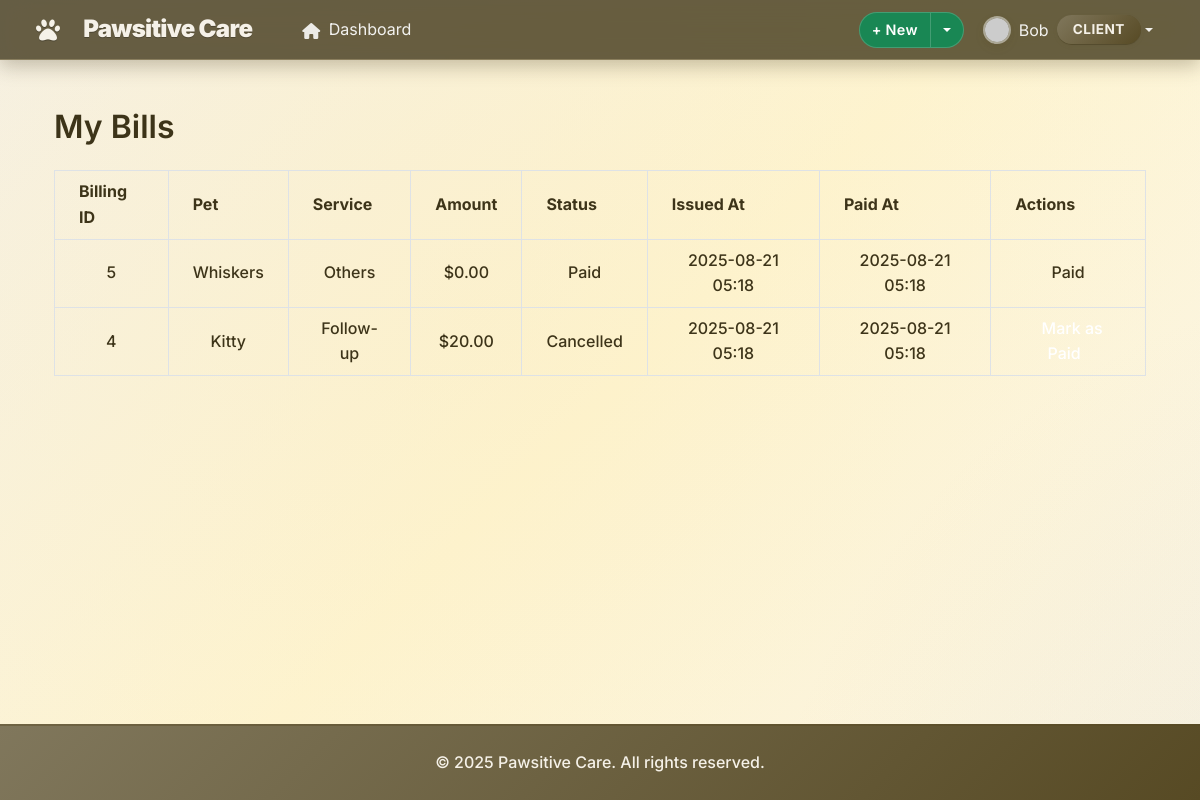
Page /billing/ (signed in) on the committed database.
### accounts/models.py (models this page shows, shortened)
class CustomUser(AbstractUser):
    ROLE_CHOICES = [
        ('admin', 'Admin'),
        ('vet', 'Veterinarian'),
        ('staff', 'Staff'),
        ('client', 'Client'),
    ]
    phone = models.CharField(max_length=20, blank=False)
    address = models.TextField(blank=False)
    role = models.CharField(max_length=10, choices=ROLE_CHOICES, default='client')
    def is_admin(self):
        return self.role == 'admin'
    def is_vet(self):
        return self.role == 'vet'
    def is_staff_member(self):
        return self.role == 'staff'

### billing/models.py (models this page shows, shortened)
class Billing(models.Model):
    STATUS_CHOICES = [
        ("pending", "Pending"),
        ("paid", "Paid"),
        ("cancelled", "Cancelled"),
        ("refunded", "Refunded"),
    ]
    billing_id = models.AutoField(primary_key=True)
    appointment = models.OneToOneField(Appointment, on_delete=models.CASCADE, related_name='billing')
    pet = models.ForeignKey(Pet, on_delete=models.CASCADE, related_name='billings')
    owner = models.ForeignKey(settings.AUTH_USER_MODEL, on_delete=models.CASCADE, related_name='billings')
    service = models.ForeignKey(
        ServiceCost, on_delete=models.CASCADE, related_name='billings',
    )
    amount = models.DecimalField(max_digits=10, decimal_places=2, blank=True, null=True)
    status = models.CharField(max_length=20, choices=STATUS_CHOICES, default="pending")
    issued_at = models.DateTimeField(auto_now_add=True)
    paid_at = models.DateTimeField(null=True, blank=True)
    updated_at = models.DateTimeField(auto_now=True)
    class Meta:
        ordering = ['-issued_at']
        indexes = [
            models.Index(fields=['status']),
            models.Index(fields=['owner']),
            models.Index(fields=['pet']),
        ]

class ServiceCost(models.Model):
    SERVICE_CHOICES = [
        ('GENERAL', 'General Checkup'),
        ('VACCINATION', 'Vaccination'),
        ('SURGERY', 'Surgery'),
        ('ILLNESS', 'Illness / Injury'),
        ('FOLLOWUP', 'Follow-up'),
        ('OTHER', 'Others'),
    ]
    service_type = models.CharField(max_length=20, choices=SERVICE_CHOICES, unique=True)
    cost = models.DecimalField(max_digits=10, decimal_places=2)

### pets/models.py (models this page shows, shortened)
class Pet(models.Model):
    SPECIES_CHOICES = [
        ('DOG', 'Dog'),
        ('CAT', 'Cat'),
        ('BIRD', 'Bird'),
        ('RABBIT', 'Rabbit'),
        ('HAMSTER', 'Hamster'),
        ('GUINEA_PIG', 'Guinea Pig'),
        ('FISH', 'Fish'),
        ('TURTLE', 'Turtle'),
        ('SNAKE', 'Snake'),
        ('LIZARD', 'Lizard'),
        ('FERRET', 'Ferret'),
        ('HORSE', 'Horse'),
        ('CHICKEN', 'Chicken'),
        ('PARROT', 'Parrot'),
        ('OTHER', 'Other'),
    ]
    GENDER_CHOICES = [
        ('M', 'Male'),
        ('F', 'Female'),
        ('U', 'Unknown'),
    ]
    name = models.CharField(max_length=100)
    species = models.CharField(max_length=10, choices=SPECIES_CHOICES)
    breed = models.CharField(max_length=100, blank=True)
    age = models.IntegerField(help_text="Age in years", null=True, blank=True)
    gender = models.CharField(max_length=1, choices=GENDER_CHOICES, default='U')
    weight = models.DecimalField(max_digits=5, decimal_places=2, null=True, blank=True)
    color = models.CharField(max_length=50, blank=True)
    microchip_id = models.CharField(max_length=50, blank=True, unique=True)
    owner = models.ForeignKey(settings.AUTH_USER_MODEL, on_delete=models.CASCADE, related_name='pets')
    medical_conditions = models.TextField(blank=True)
    special_notes = models.TextField(blank=True)
    vaccination_status = models.CharField(
        max_length=20,
        choices=[
            ('UP_TO_DATE', 'Up to Date'),
            ('DUE_SOON', 'Due Soon'),
            ('OVERDUE', 'Overdue'),
            ('UNKNOWN', 'Unknown')
        ],
        default='UNKNOWN',
        help_text="Current status of pet's vaccinations"
    )
    created_at = models.DateTimeField(auto_now_add=True)
    updated_at = models.DateTimeField(auto_now=True)
    is_active = models.BooleanField(default=True)
    objects = PetQuerySet.as_manager()
    observers = []
    class Meta:
        ordering = ['-created_at']
        indexes = [
            models.Index(fields=['name']),
            models.Index(fields=['owner']),
            models.Index(fields=['species']),
        ]

### billing/views.py (the view)
# urls.py: path('', views.my_bills, name='my_bills'),
@login_required
def my_bills(request):
    bills = Billing.objects.filter(owner=request.user).order_by('-issued_at')
    context = {
        'bills': bills
    }
    return render(request, 'my_bills.html', context)

### petmedia/context_processors.py (called while the page is built)
def recent_blog_posts(request):
    try:
        recent_posts = repo_manager.posts.get_recent_posts(limit=3)
        return {'recent_blog_posts': recent_posts}
    except Exception:
        return {'recent_blog_posts': []}

def blog_stats(request):
    try:
        if request.user.is_authenticated:
            user_posts_count = repo_manager.posts.get_by_author(request.user).count()
            return {'user_blog_posts_count': user_posts_count}
        return {'user_blog_posts_count': 0}
    except Exception:
        return {'user_blog_posts_count': 0}

### petmedia/patterns/repository.py (called while the page is built)
    def get_by_author(self, author: 'User') -> QuerySet['BlogPost']:
        return self.model.objects.filter(
            author=author
        ).select_related('category', 'related_pet')

    def get_recent_posts(self, limit: int = 10) -> QuerySet['BlogPost']:
        return self.model.objects.filter(
            is_published=True
        ).order_by('-created_at')[:limit].select_related('author', 'category', 'related_pet')

    @property
    def posts(self) -> BlogPostRepository:
        if self._post_repo is None:
            self._post_repo = BlogPostRepository()
        return self._post_repo

### billing/templates/my_bills.html (shortened to what this page needs)
{% extends "accounts/base.html" %}
{% block content %}
<div class="container mx-auto p-4">
    <h2 class="text-2xl font-bold mb-4">My Bills</h2>
    <table class="min-w-full border border-gray-300">
        <thead class="bg-gray-100">
            <tr>
                <th class="px-4 py-2 border">Billing ID</th>
                <th class="px-4 py-2 border">Pet</th>
                <th class="px-4 py-2 border">Service</th>
                <th class="px-4 py-2 border">Amount</th>
                <th class="px-4 py-2 border">Status</th>
                <th class="px-4 py-2 border">Issued At</th>
                <th class="px-4 py-2 border">Paid At</th>
                <th class="px-4 py-2 border">Actions</th>
            </tr>
        </thead>
        <tbody>
            {% for bill in bills %}
            <tr class="text-center border-b">
                <td class="px-4 py-2 border">{{ bill.billing_id }}</td>
                <td class="px-4 py-2 border">{{ bill.pet.name }}</td>
                <td class="px-4 py-2 border">{{ bill.service.get_service_type_display }}</td>
                <td class="px-4 py-2 border">${{ bill.amount }}</td>
                <td class="px-4 py-2 border">
                    {% if bill.status == "paid" %}
                        <span class="text-green-600 font-semibold">{{ bill.status|capfirst }}</span>
                    {% elif bill.status == "pending" %}
                        <span class="text-yellow-600 font-semibold">{{ bill.status|capfirst }}</span>
                    {% else %}
                        <span class="text-red-600 font-semibold">{{ bill.status|capfirst }}</span>
                    {% endif %}
                </td>
                <td class="px-4 py-2 border">{{ bill.issued_at|date:"Y-m-d H:i" }}</td>
                <td class="px-4 py-2 border">
                    {% if bill.paid_at %}
                        {{ bill.paid_at|date:"Y-m-d H:i" }}
                    {% else %}
                        -
                    {% endif %}
                </td>
                <td class="px-4 py-2 border">
                    {% if bill.status != "paid" %}
                    <a href="{% url 'billing:billing_mark_paid' bill.billing_id %}" class="bg-blue-500 text-white px-2 py-1 rounded hover:bg-blue-600">
                    </a>
                    {% else %}
                    Paid
                    {% endif %}
                </td>
            </tr>
            {% empty %}
            <tr>
                <td colspan="8" class="px-4 py-2 border text-center">No bills found.</td>
            </tr>
            {% endfor %}
        </tbody>
    </table>
</div>
{% endblock %}

### accounts/templates/accounts/base.html (shortened to what this page needs)
<!DOCTYPE html>
<html lang="en">
<head>
  <link href="https://cdn.jsdelivr.net/npm/bootstrap@5.1.3/dist/css/bootstrap.min.css" rel="stylesheet">
  <link href="https://cdnjs.cloudflare.com/ajax/libs/font-awesome/6.0.0/css/all.min.css" rel="stylesheet">
  {% load static %}
  <link rel="stylesheet" href="{% static 'style.css' %}">
</head>
<body>
  <nav class="navbar navbar-expand-lg navbar-dark app-navbar">
    <div class="container nav-inner">
      <a class="navbar-brand d-flex align-items-center" href="{% url 'accounts:client_dashboard' %}">
        <i class="fas fa-paw me-2"></i><span>Pawsitive Care</span>
      </a>
      <div class="collapse navbar-collapse" id="navbarNav">
        <ul class="navbar-nav me-2">
          {% if user.is_authenticated %}
          <li class="nav-item">
            <a class="nav-link {% if request.resolver_match.url_name == 'client_dashboard' %}active{% endif %}" href="{% url 'accounts:client_dashboard' %}">
              <i class="fas fa-home me-1"></i> Dashboard
            </a>
          </li>
          {% endif %}
        </ul>
        <div class="d-flex align-items-center gap-2 ms-auto">
          {% if user.is_authenticated %}
          <div class="btn-group">
            <button class="btn btn-success btn-sm" type="button">+ New</button>
            <button class="btn btn-success btn-sm dropdown-toggle dropdown-toggle-split" type="button" data-bs-toggle="dropdown" aria-expanded="false" aria-label="Toggle quick create"></button>
          </div>
          <div class="dropdown">
            <a class="nav-link dropdown-toggle d-flex align-items-center" href="#" id="navbarDropdown" role="button" data-bs-toggle="dropdown" aria-expanded="false">
              <img class="avatar me-2" src="https://api.dicebear.com/7.x/identicon/svg?seed={{ user.username }}" alt="Avatar">
              <span class="me-2">
                {{ user.first_name|default:user.username }}</span>
              <span class="badge badge-secondary role-badge">
                {{ user.get_role_display }}</span>
            </a>
          </div>
          {% endif %}
        </div>
      </div>
    </div>
  </nav>
  <main class="page-main my-4">
    {% block content %}{% endblock %}
  </main>
  <footer class="mt-5 py-4">
    <div class="container text-center">
      <p class="mb-0">&copy; {% now "Y" %} Pawsitive Care. All rights reserved.</p>
    </div>
  </footer>
</body>
</html>

### rows in the picture
CustomUser: first_name "Bob", role "CLIENT"
Billing: billing_id "5", pet.name "Whiskers", service.service_type "Others", amount "0.00", status "Paid", issued_at "2025-08-21 05:18", paid_at "2025-08-21 05:18"
Billing: billing_id "4", pet.name "Kitty", service.service_type "Follow-up", amount "20.00", status "Cancelled", issued_at "2025-08-21 05:18", paid_at "2025-08-21 05:18"
